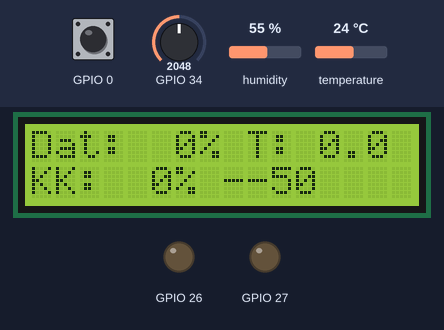
Recording of a sketch running on a simulated ESP32. Parts: 16×2 character LCD, output pins drawn as LEDs (lit = HIGH). Inputs (shaded band) come from the test bench; at power-on: temperature 24 °C, GPIO 34 = 2048, GPIO 0 HIGH, humidity 55 %. WiFi joins after 1.5 s; servers stay silent unless stated; EEPROM starts erased; no MQTT or app messages arrive unless stated; what the sketch prints to the serial monitor is not drawn.

Above: at 2.8 s.
2.9 s: temperature set to 34 °C
At 6.5 s:
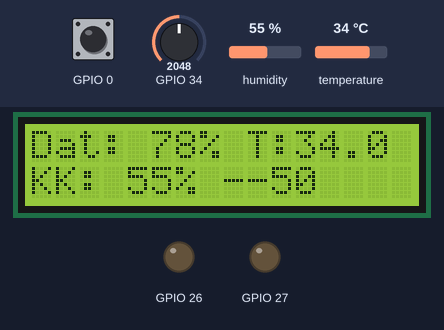
7.5 s: temperature set to 37 °C
At 13.2 s:
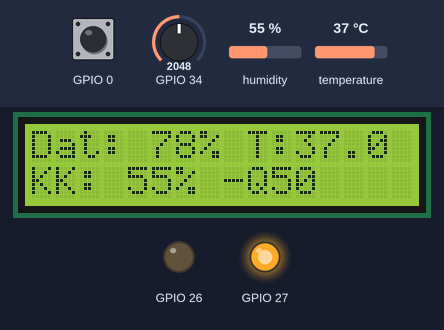
13.5 s: GPIO 34 set to 2985
At 16.5 s:
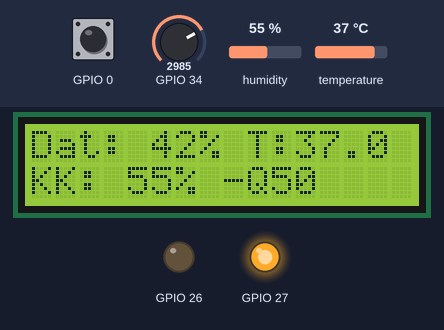
17.5 s: GPIO 34 set to 3132
At 22.3 s:
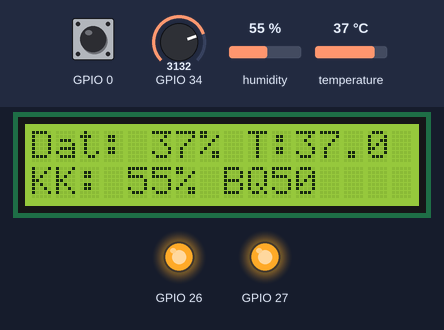
23.5 s: GPIO 34 set to 2684
At 31.2 s:
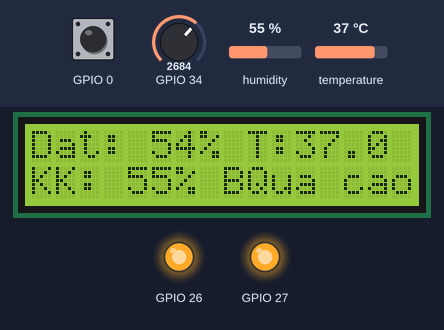
31.5 s: GPIO 34 set to 2604
At 36.4 s:
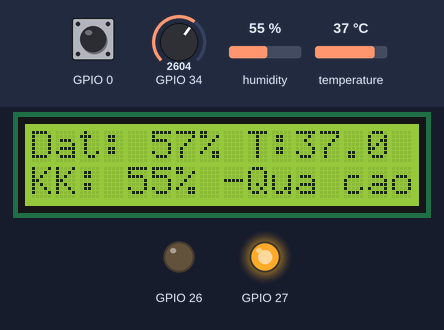
Timing chart, 0 to 37.9 s (numbered marks = the images above; inputs shaded):
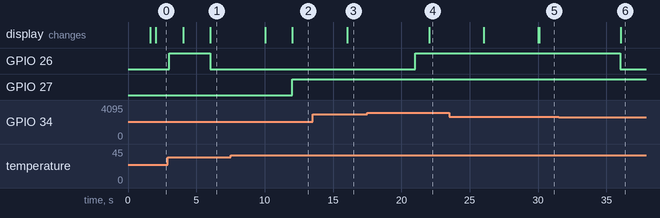

The sketch:

smart_plant_monitor.ino
```cpp
/**
 * Smart Plant Monitor - ESP32 (Sản phẩm thật)
 *
 * CN01  WiFi + MQTT
 * CN02  Cảm biến đất + DHT11 → MQTT → Web
 * CN03  Nhận lệnh bơm/quạt từ Web qua MQTT
 * CN04  Tự động hóa cục bộ: đất khô → bơm
 * CN07  Cảnh báo khẩn cấp → MQTT → Web
 * CN08  Nhận ngưỡng từ Web, lưu NVS
 * WiFi  WiFiManager - cấu hình WiFi qua portal (sản phẩm thật)
 *
 * Thư viện Arduino (Library Manager):
 * - PubSubClient
 * - DHT sensor library (Adafruit)
 * - Adafruit Unified Sensor
 * - LiquidCrystal I2C
 * - WiFiManager by tzapu
 */

#include <WiFi.h>
#include <WiFiManager.h>
#include <PubSubClient.h>
#include <DHT.h>
#include <Wire.h>
#include <LiquidCrystal_I2C.h>
#include <Preferences.h>
#include "config.h"

#define DHT_TYPE DHT11

DHT dht(PIN_DHT, DHT_TYPE);
LiquidCrystal_I2C lcd(0x27, 16, 2);
WiFiManager wifiManager;
WiFiClient espClient;
PubSubClient mqtt(espClient);
Preferences prefs;

bool pumpOn = false;
bool fanOn = false;
bool autoMode = true;
int soilMin = DEFAULT_SOIL_MIN;
int tempMax = DEFAULT_TEMP_MAX;
int humidityMin = DEFAULT_HUMIDITY_MIN;

unsigned long lastSensorRead = 0;
unsigned long lastMqttPublish = 0;
unsigned long lastLcdUpdate = 0;
unsigned long lastAutoCheck = 0;
unsigned long lastAlertTime = 0;
unsigned long btnPressStart = 0;

float lastSoil = 0;
float lastTemp = 0;
float lastHumid = 0;

// Khai báo trước
void setPump(bool on);
void setFan(bool on);
void parseThresholdConfig(String json);
void publishThresholdAck();
void publishAlert(const char* type, const char* message, const char* level);
void saveThresholds();
void loadThresholds();

// ===== WiFi Portal - cấu hình WiFi sản phẩm thật =====
bool shouldStartConfigPortal() {
  pinMode(PIN_CONFIG_BTN, INPUT_PULLUP);
  if (digitalRead(PIN_CONFIG_BTN) == LOW) {
    delay(50);
    if (digitalRead(PIN_CONFIG_BTN) == LOW) return true;
  }
  prefs.begin("wifi", true);
  bool forceConfig = prefs.getBool("forceConfig", false);
  prefs.end();
  return forceConfig;
}

void setupWiFi() {
  wifiManager.setConfigPortalTimeout(WIFI_CONFIG_TIMEOUT);
  wifiManager.setAPStaticIPConfig(IPAddress(192, 168, 4, 1), IPAddress(192, 168, 4, 1), IPAddress(255, 255, 255, 0));

  lcd.clear();
  lcd.print("Cau hinh WiFi");
  lcd.setCursor(0, 1);
  lcd.print("AP: SmartPlant");

  bool needPortal = shouldStartConfigPortal();

  if (needPortal) {
    lcd.clear();
    lcd.print("Vao che do setup");
    lcd.setCursor(0, 1);
    lcd.print(WIFI_AP_NAME);
    if (!wifiManager.startConfigPortal(WIFI_AP_NAME, WIFI_AP_PASSWORD)) {
      lcd.clear();
      lcd.print("Setup timeout!");
      delay(2000);
      ESP.restart();
    }
    prefs.begin("wifi", false);
    prefs.putBool("forceConfig", false);
    prefs.end();
  } else {
    if (!wifiManager.autoConnect(WIFI_AP_NAME)) {
      lcd.clear();
      lcd.print("WiFi loi!");
      lcd.setCursor(0, 1);
      lcd.print("Giu BOOT 3s");
      delay(3000);
      ESP.restart();
    }
  }

  lcd.clear();
  lcd.print("WiFi: OK");
  lcd.setCursor(0, 1);
  lcd.print(WiFi.localIP());
  Serial.println("WiFi OK: " + WiFi.localIP().toString());
}

void checkConfigButton() {
  if (digitalRead(PIN_CONFIG_BTN) == LOW) {
    if (btnPressStart == 0) btnPressStart = millis();
    else if (millis() - btnPressStart > 3000) {
      prefs.begin("wifi", false);
      prefs.putBool("forceConfig", true);
      prefs.end();
      lcd.clear();
      lcd.print("Reset WiFi...");
      delay(1000);
      wifiManager.resetSettings();
      ESP.restart();
    }
  } else {
    btnPressStart = 0;
  }
}

// ===== MQTT =====
void mqttCallback(char* topic, byte* payload, unsigned int length) {
  String message;
  for (unsigned int i = 0; i < length; i++) message += (char)payload[i];
  Serial.printf("MQTT [%s]: %s\n", topic, message.c_str());

  if (String(topic) == TOPIC_CONTROL_PUMP) {
    setPump(message.indexOf("ON") >= 0);
  } else if (String(topic) == TOPIC_CONTROL_FAN) {
    setFan(message.indexOf("ON") >= 0);
  } else if (String(topic) == TOPIC_CONFIG_THRESH) {
    parseThresholdConfig(message);
  }
}

void connectMQTT() {
  mqtt.setServer(MQTT_SERVER, MQTT_PORT);
  mqtt.setCallback(mqttCallback);
  mqtt.setBufferSize(512);

  while (!mqtt.connected()) {
    Serial.print("MQTT...");
    if (mqtt.connect(MQTT_CLIENT_ID)) {
      Serial.println(" OK");
      mqtt.subscribe(TOPIC_CONTROL_PUMP);
      mqtt.subscribe(TOPIC_CONTROL_FAN);
      mqtt.subscribe(TOPIC_CONFIG_THRESH);
    } else {
      Serial.printf(" fail(%d), retry\n", mqtt.state());
      delay(3000);
    }
  }
}

void parseThresholdConfig(String json) {
  int idx = json.indexOf("soilMin");
  if (idx >= 0) soilMin = json.substring(json.indexOf(':', idx) + 1).toInt();
  idx = json.indexOf("tempMax");
  if (idx >= 0) tempMax = json.substring(json.indexOf(':', idx) + 1).toInt();
  idx = json.indexOf("humidityMin");
  if (idx >= 0) humidityMin = json.substring(json.indexOf(':', idx) + 1).toInt();

  saveThresholds();
  publishThresholdAck();
  Serial.printf("Nguong: dat=%d, nhiet=%d, am=%d\n", soilMin, tempMax, humidityMin);
}

// ===== Cảm biến =====
int readSoilMoisture() {
  int raw = analogRead(PIN_SOIL_MOISTURE);
  int moisture = map(raw, 4095, 1500, 0, 100);
  return constrain(moisture, 0, 100);
}

void readSensors() {
  lastSoil = readSoilMoisture();
  lastTemp = dht.readTemperature();
  lastHumid = dht.readHumidity();
  if (isnan(lastTemp)) lastTemp = 0;
  if (isnan(lastHumid)) lastHumid = 0;
}

// ===== Output =====
void setPump(bool on) {
  pumpOn = on;
  digitalWrite(PIN_RELAY_PUMP, on ? HIGH : LOW);
}

void setFan(bool on) {
  fanOn = on;
  digitalWrite(PIN_RELAY_FAN, on ? HIGH : LOW);
}

// ===== CN04: Tự động hóa cục bộ =====
void runLocalAutomation() {
  if (!autoMode) return;
  if (lastSoil < soilMin && !pumpOn) {
    setPump(true);
    Serial.println("[AUTO] Bat bom");
  }
  if (lastSoil > soilMin + 15 && pumpOn) {
    setPump(false);
    Serial.println("[AUTO] Tat bom");
  }
  if (lastTemp > tempMax && !fanOn) {
    setFan(true);
    Serial.println("[AUTO] Bat quat");
  }
  if (lastTemp < tempMax - 3 && fanOn) {
    setFan(false);
  }
}

// ===== CN07: Cảnh báo =====
void checkAndSendAlerts() {
  unsigned long now = millis();
  if (now - lastAlertTime < 30000) return;

  if (lastSoil < soilMin - 10) {
    publishAlert("SOIL_CRITICAL", "Dat kho can nghiem trong!", "critical");
    lastAlertTime = now;
  } else if (lastTemp > tempMax) {
    publishAlert("TEMP_HIGH", "Nhiet do qua cao!", "warning");
    lastAlertTime = now;
  } else if (lastHumid < humidityMin) {
    publishAlert("HUMIDITY_LOW", "Do am KK thap!", "warning");
    lastAlertTime = now;
  }
}

void publishAlert(const char* type, const char* message, const char* level) {
  if (!mqtt.connected()) return;
  char payload[300];
  snprintf(payload, sizeof(payload),
    "{\"type\":\"%s\",\"message\":\"%s\",\"level\":\"%s\","
    "\"soilMoisture\":%d,\"temperature\":%.1f,\"humidity\":%d,"
    "\"deviceId\":\"esp32-01\"}",
    type, message, level, (int)lastSoil, lastTemp, (int)lastHumid);
  mqtt.publish(TOPIC_ALERT, payload);

  lcd.clear();
  lcd.print("CANH BAO!");
  lcd.setCursor(0, 1);
  lcd.print(message);
}

void publishSensorData() {
  if (!mqtt.connected()) return;
  char payload[300];
  snprintf(payload, sizeof(payload),
    "{\"deviceId\":\"esp32-01\",\"soilMoisture\":%d,\"temperature\":%.1f,"
    "\"humidity\":%d,\"pumpOn\":%s,\"fanOn\":%s,\"autoMode\":%s,\"source\":\"esp32\"}",
    (int)lastSoil, lastTemp, (int)lastHumid,
    pumpOn ? "true" : "false", fanOn ? "true" : "false", autoMode ? "true" : "false");
  mqtt.publish(TOPIC_SENSOR_DATA, payload);
}

void publishDeviceStatus() {
  if (!mqtt.connected()) return;
  char payload[100];
  snprintf(payload, sizeof(payload),
    "{\"online\":true,\"deviceId\":\"esp32-01\",\"ip\":\"%s\"}",
    WiFi.localIP().toString().c_str());
  mqtt.publish(TOPIC_DEVICE_STATUS, payload);
}

void publishThresholdAck() {
  if (!mqtt.connected()) return;
  char payload[100];
  snprintf(payload, sizeof(payload),
    "{\"soilMin\":%d,\"tempMax\":%d,\"humidityMin\":%d}",
    soilMin, tempMax, humidityMin);
  mqtt.publish(TOPIC_THRESH_ACK, payload);
}

void updateLCD() {
  lcd.setCursor(0, 0);
  lcd.printf("Dat:%3d%% T:%4.1f", (int)lastSoil, lastTemp);
  lcd.setCursor(0, 1);
  lcd.printf("KK:%3d%% %s%s", (int)lastHumid, pumpOn ? "B" : "-", fanOn ? "Q" : "-");
}

void saveThresholds() {
  prefs.begin("thresholds", false);
  prefs.putInt("soilMin", soilMin);
  prefs.putInt("tempMax", tempMax);
  prefs.putInt("humidityMin", humidityMin);
  prefs.end();
}

void loadThresholds() {
  prefs.begin("thresholds", true);
  soilMin = prefs.getInt("soilMin", DEFAULT_SOIL_MIN);
  tempMax = prefs.getInt("tempMax", DEFAULT_TEMP_MAX);
  humidityMin = prefs.getInt("humidityMin", DEFAULT_HUMIDITY_MIN);
  prefs.end();
}

void setup() {
  Serial.begin(115200);
  Serial.println("\n=== Smart Plant Monitor ===");

  pinMode(PIN_SOIL_MOISTURE, INPUT);
  pinMode(PIN_RELAY_PUMP, OUTPUT);
  pinMode(PIN_RELAY_FAN, OUTPUT);
  digitalWrite(PIN_RELAY_PUMP, LOW);
  digitalWrite(PIN_RELAY_FAN, LOW);

  dht.begin();
  Wire.begin(PIN_LCD_SDA, PIN_LCD_SCL);
  lcd.init();
  lcd.backlight();
  lcd.print("Smart Plant");
  lcd.setCursor(0, 1);
  lcd.print("Khoi dong...");

  loadThresholds();
  setupWiFi();
  connectMQTT();
}

void loop() {
  if (WiFi.status() != WL_CONNECTED) setupWiFi();
  if (!mqtt.connected()) connectMQTT();
  mqtt.loop();
  checkConfigButton();

  unsigned long now = millis();

  if (now - lastSensorRead >= SENSOR_INTERVAL_MS) {
    lastSensorRead = now;
    readSensors();
  }
  if (now - lastAutoCheck >= AUTO_CHECK_MS) {
    lastAutoCheck = now;
    runLocalAutomation();
    checkAndSendAlerts();
  }
  if (now - lastMqttPublish >= MQTT_PUBLISH_MS) {
    lastMqttPublish = now;
    publishSensorData();
    publishDeviceStatus();
  }
  if (now - lastLcdUpdate >= LCD_UPDATE_MS) {
    lastLcdUpdate = now;
    updateLCD();
  }
}
```

Measured:
- the behaviour switches between 35 and 36 °C on temperature (found by bisection; images 1 and 2)
- the behaviour switches between 3057 and 3058 on GPIO 34 (found by bisection; images 3 and 4)
- the behaviour switches between 2642 and 2641 on GPIO 34 (found by bisection; images 5 and 6)
- after the input at 7.5 s, GPIO 27: LOW → HIGH after 4.5 s; the display: first changes after 2.6 s (image 2 shows a later state)
- after the input at 13.5 s, the display: changes after 2.5 s (image 3)
- after the input at 17.5 s, GPIO 26: LOW → HIGH after 3.5 s; the display: changes after 4.5 s (image 4)
- after the input at 31.5 s, GPIO 26: HIGH → LOW after 4.5 s; the display: changes after 4.6 s (image 6)
